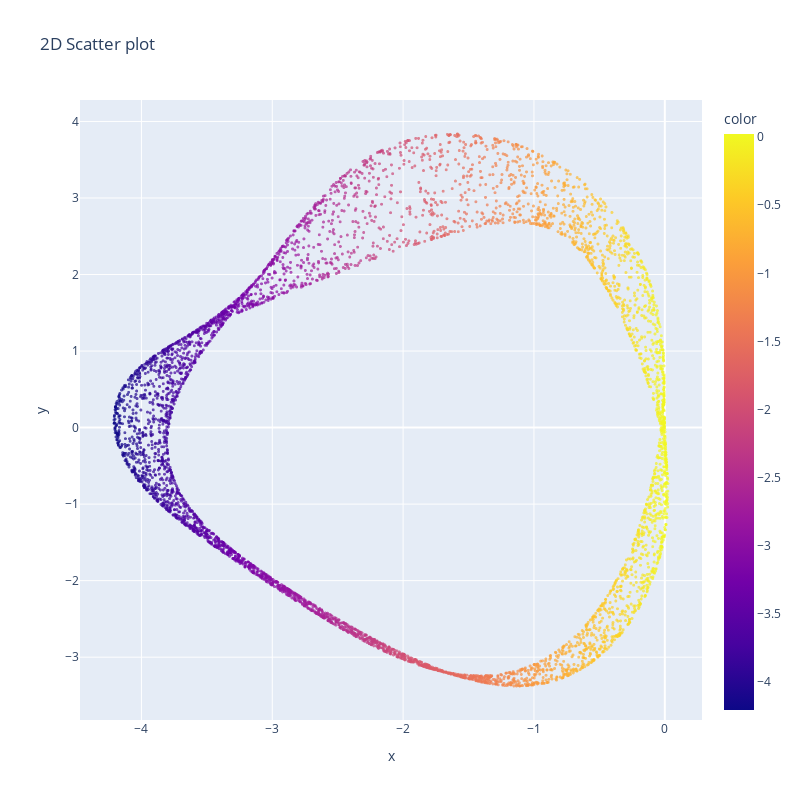

The cell this chart's notebook holds for it:
### Code cell
fig = px.scatter(
    x=x_pca[:,0],
    y=x_pca[:,1],
    color=x_pca[:,0],          # Assigns the color of the points based on this column
    opacity=0.7,                  # Adjusts the transparency of the points
    title='2D Scatter plot',
)
fig.update_traces(
    marker=dict(
        size=3,                 # Set the size of the markers (e.g., 3 is small)
    )
)

fig.update_layout( width = 800, height = 800)
fig.show()

### Figure 1 — Plotly figure (JSON) as saved in the notebook; plotly's stock layout.template omitted (floating-point values rounded to 4 significant figures; data arrays with more than 128 entries replaced by an {"elided": "..."} marker saying what was removed)
{"data": [{"hovertemplate": "x=%{x}<br>y=%{y}<br>color=%{marker.color}<extra></extra>", "legendgroup": "", "marker": {"color": {"elided": "5000 float values"}, "coloraxis": "coloraxis", "opacity": 0.7, "size": 3, "symbol": "circle"}, "mode": "markers", "name": "", "showlegend": false, "type": "scattergl", "x": {"elided": "5000 float values"}, "xaxis": "x", "y": {"elided": "5000 float values"}, "yaxis": "y"}], "layout": {"coloraxis": {"colorbar": {"title": {"text": "color"}}, "colorscale": [[0, "#0d0887"], [0.1111, "#46039f"], [0.2222, "#7201a8"], [0.3333, "#9c179e"], [0.4444, "#bd3786"], [0.5556, "#d8576b"], [0.6667, "#ed7953"], [0.7778, "#fb9f3a"], [0.8889, "#fdca26"], [1, "#f0f921"]]}, "height": 800, "legend": {"tracegroupgap": 0}, "title": {"text": "2D Scatter plot"}, "width": 800, "xaxis": {"anchor": "y", "domain": [0, 1], "title": {"text": "x"}}, "yaxis": {"anchor": "x", "domain": [0, 1], "title": {"text": "y"}}}}
